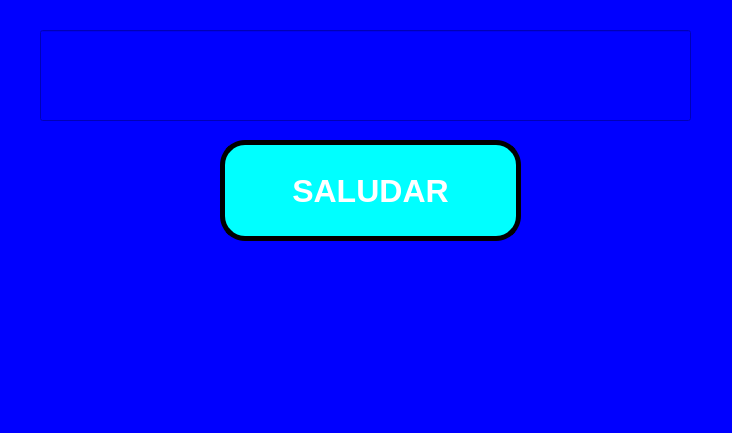
<?xml version="1.0" encoding="UTF-8"?>
<ui version="4.0">
 <class>MainWindow</class>
 <widget class="QMainWindow" name="MainWindow">
  <property name="geometry">
   <rect>
    <x>0</x>
    <y>0</y>
    <width>732</width>
    <height>433</height>
   </rect>
  </property>
  <property name="windowTitle">
   <string>MainWindow</string>
  </property>
  <property name="styleSheet">
   <string notr="true">background-color: rgb(0, 0, 255);</string>
  </property>
  <widget class="QWidget" name="centralwidget">
   <widget class="QPushButton" name="btn_saludar">
    <property name="geometry">
     <rect>
      <x>220</x>
      <y>140</y>
      <width>301</width>
      <height>101</height>
     </rect>
    </property>
    <property name="font">
     <font>
      <pointsize>24</pointsize>
      <weight>75</weight>
      <italic>false</italic>
      <bold>true</bold>
      <underline>false</underline>
      <strikeout>false</strikeout>
      <kerning>true</kerning>
     </font>
    </property>
    <property name="styleSheet">
     <string notr="true">background-color: rgb(0, 255, 255);
color: rgb(255, 255, 255);
border-radius: 25px;
border: 5px solid black;</string>
    </property>
    <property name="text">
     <string>SALUDAR</string>
    </property>
   </widget>
   <widget class="QLineEdit" name="txt_nombre">
    <property name="geometry">
     <rect>
      <x>40</x>
      <y>30</y>
      <width>651</width>
      <height>91</height>
     </rect>
    </property>
    <property name="font">
     <font>
      <pointsize>48</pointsize>
     </font>
    </property>
    <property name="text">
     <string/>
    </property>
    <property name="alignment">
     <set>Qt::AlignCenter</set>
    </property>
   </widget>
  </widget>
  <widget class="QMenuBar" name="menubar">
   <property name="geometry">
    <rect>
     <x>0</x>
     <y>0</y>
     <width>732</width>
     <height>22</height>
    </rect>
   </property>
  </widget>
  <widget class="QStatusBar" name="statusbar"/>
 </widget>
 <resources/>
 <connections/>
</ui>
